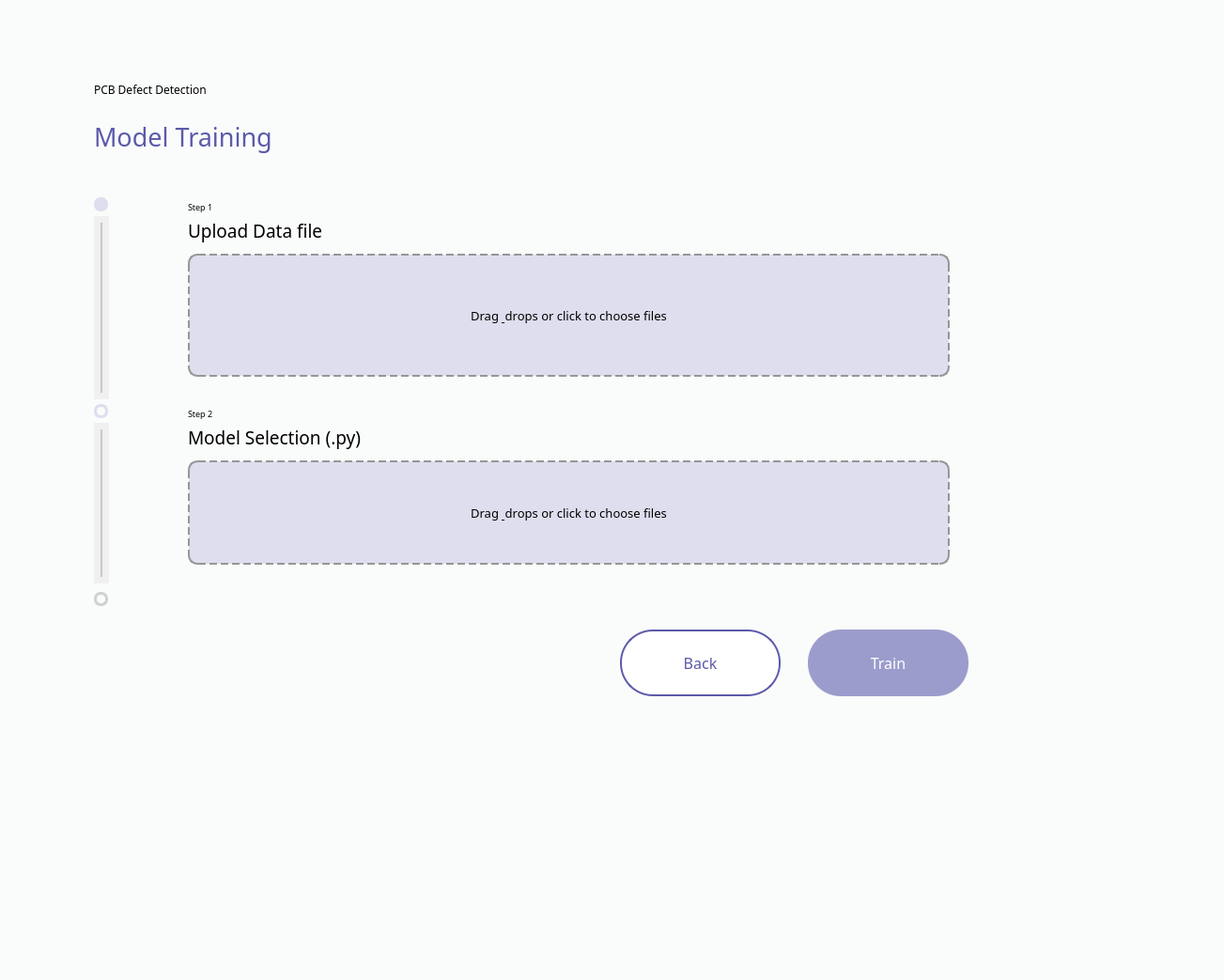
<?xml version="1.0" encoding="UTF-8"?>
<ui version="4.0">
 <class>MainWindow</class>
 <widget class="QMainWindow" name="MainWindow">
  <property name="geometry">
   <rect>
    <x>0</x>
    <y>0</y>
    <width>1303</width>
    <height>1043</height>
   </rect>
  </property>
  <property name="windowTitle">
   <string>MainWindow</string>
  </property>
  <property name="styleSheet">
   <string notr="true">background-color: #FAFCFB;</string>
  </property>
  <widget class="QWidget" name="centralwidget">
   <widget class="QStackedWidget" name="stackedWidget">
    <property name="geometry">
     <rect>
      <x>10</x>
      <y>0</y>
      <width>1200</width>
      <height>1000</height>
     </rect>
    </property>
    <widget class="QWidget" name="page">
     <widget class="QGroupBox" name="groupBox">
      <property name="geometry">
       <rect>
        <x>170</x>
        <y>190</y>
        <width>981</width>
        <height>581</height>
       </rect>
      </property>
      <property name="styleSheet">
       <string notr="true">border:none;
background-color: transparent;</string>
      </property>
      <property name="title">
       <string/>
      </property>
      <widget class="QLabel" name="label_3">
       <property name="geometry">
        <rect>
         <x>20</x>
         <y>20</y>
         <width>41</width>
         <height>21</height>
        </rect>
       </property>
       <property name="font">
        <font>
         <family>Bahnschrift Light</family>
         <pointsize>7</pointsize>
        </font>
       </property>
       <property name="styleSheet">
        <string notr="true">QLabel {
    border: none;
}
</string>
       </property>
       <property name="text">
        <string>Step 1</string>
       </property>
      </widget>
      <widget class="QPushButton" name="file_btn_2">
       <property name="geometry">
        <rect>
         <x>20</x>
         <y>300</y>
         <width>811</width>
         <height>111</height>
        </rect>
       </property>
       <property name="font">
        <font>
         <family>Bahnschrift Light</family>
         <pointsize>10</pointsize>
        </font>
       </property>
       <property name="styleSheet">
        <string notr="true">background-color:#dedeee;
border-radius: 10px;
border: 2px dashed rgb(150,150,150);</string>
       </property>
       <property name="text">
        <string>Drag &amp; drops or click to choose files</string>
       </property>
      </widget>
      <widget class="QPushButton" name="file_btn">
       <property name="geometry">
        <rect>
         <x>20</x>
         <y>80</y>
         <width>811</width>
         <height>131</height>
        </rect>
       </property>
       <property name="font">
        <font>
         <family>Bahnschrift Light</family>
         <pointsize>10</pointsize>
        </font>
       </property>
       <property name="styleSheet">
        <string notr="true">background-color:#dedeee;
border-radius: 10px;
border: 2px dashed rgb(150,150,150);</string>
       </property>
       <property name="text">
        <string>Drag &amp; drops or click to choose files</string>
       </property>
      </widget>
      <widget class="QLabel" name="label_4">
       <property name="geometry">
        <rect>
         <x>20</x>
         <y>40</y>
         <width>401</width>
         <height>31</height>
        </rect>
       </property>
       <property name="font">
        <font>
         <family>Bahnschrift Light</family>
         <pointsize>14</pointsize>
        </font>
       </property>
       <property name="styleSheet">
        <string notr="true">QLabel {
    border: none;
}
</string>
       </property>
       <property name="text">
        <string>Upload Data file</string>
       </property>
      </widget>
      <widget class="QLabel" name="label_7">
       <property name="geometry">
        <rect>
         <x>20</x>
         <y>260</y>
         <width>401</width>
         <height>31</height>
        </rect>
       </property>
       <property name="font">
        <font>
         <family>Bahnschrift Light</family>
         <pointsize>14</pointsize>
        </font>
       </property>
       <property name="styleSheet">
        <string notr="true">QLabel {
    border: none;
}
</string>
       </property>
       <property name="text">
        <string>Model Selection (.py)</string>
       </property>
      </widget>
      <widget class="QLabel" name="label_6">
       <property name="geometry">
        <rect>
         <x>20</x>
         <y>240</y>
         <width>41</width>
         <height>21</height>
        </rect>
       </property>
       <property name="font">
        <font>
         <family>Bahnschrift Light</family>
         <pointsize>7</pointsize>
        </font>
       </property>
       <property name="styleSheet">
        <string notr="true">QLabel {
    border: none;
}
</string>
       </property>
       <property name="text">
        <string>Step 2</string>
       </property>
      </widget>
      <widget class="QPushButton" name="next_btn">
       <property name="geometry">
        <rect>
         <x>680</x>
         <y>480</y>
         <width>171</width>
         <height>71</height>
        </rect>
       </property>
       <property name="font">
        <font>
         <family>Bahnschrift Light</family>
         <pointsize>12</pointsize>
         <weight>50</weight>
         <bold>false</bold>
        </font>
       </property>
       <property name="styleSheet">
        <string notr="true">QPushButton {
    background-color: #9c9ccc;     /* 메인 민트톤 */
    border-radius: 35px;
    color: #FFFFFF;                /* 진한 민트 텍스트 */
}

QPushButton:hover {
    background-color: #dedeee;     /* hover 시 연민트 */
    color: #5b5aaa;                /* 동일 톤 유지 */
}
</string>
       </property>
       <property name="text">
        <string>Train</string>
       </property>
      </widget>
      <widget class="QPushButton" name="back_btn">
       <property name="geometry">
        <rect>
         <x>480</x>
         <y>480</y>
         <width>171</width>
         <height>71</height>
        </rect>
       </property>
       <property name="font">
        <font>
         <family>Bahnschrift Light</family>
         <pointsize>12</pointsize>
         <weight>50</weight>
         <bold>false</bold>
        </font>
       </property>
       <property name="styleSheet">
        <string notr="true">QPushButton {
    color: #5b5aaa;
    background-color: #FFFFFF;
    border: 2px solid #5b5aaa;
    border-radius: 35px;
}

QPushButton:hover {
    background-color: #bdbddd;
    color: #5b5aaa;
    border: 2px solid #5b5aaa;
}
</string>
       </property>
       <property name="text">
        <string>Back</string>
       </property>
      </widget>
     </widget>
     <widget class="QLabel" name="label_5">
      <property name="geometry">
       <rect>
        <x>90</x>
        <y>120</y>
        <width>321</width>
        <height>51</height>
       </rect>
      </property>
      <property name="font">
       <font>
        <family>Bahnschrift SemiBold</family>
        <pointsize>20</pointsize>
        <weight>50</weight>
        <bold>false</bold>
       </font>
      </property>
      <property name="styleSheet">
       <string notr="true">color: #5b5aaa;
</string>
      </property>
      <property name="text">
       <string>Model Training</string>
      </property>
      <property name="alignment">
       <set>Qt::AlignLeading|Qt::AlignLeft|Qt::AlignVCenter</set>
      </property>
     </widget>
     <widget class="QWidget" name="widget" native="true">
      <property name="geometry">
       <rect>
        <x>90</x>
        <y>210</y>
        <width>41</width>
        <height>521</height>
       </rect>
      </property>
      <widget class="QWidget" name="progress_3" native="true">
       <property name="geometry">
        <rect>
         <x>0</x>
         <y>420</y>
         <width>15</width>
         <height>15</height>
        </rect>
       </property>
       <property name="styleSheet">
        <string notr="true">background: transparent;
border-radius: 7px;
border: 3px solid rgb(210,210,210);</string>
       </property>
      </widget>
      <widget class="QWidget" name="progress_1" native="true">
       <property name="geometry">
        <rect>
         <x>0</x>
         <y>0</y>
         <width>15</width>
         <height>15</height>
        </rect>
       </property>
       <property name="styleSheet">
        <string notr="true">background: #dedeee;
border-radius: 7px;
border: 0px solid rgb(255,255,255);</string>
       </property>
      </widget>
      <widget class="QWidget" name="progress_2" native="true">
       <property name="geometry">
        <rect>
         <x>0</x>
         <y>220</y>
         <width>15</width>
         <height>15</height>
        </rect>
       </property>
       <property name="styleSheet">
        <string notr="true">background: transparent;
border-radius: 7px;
border: 3px solid #dedeee;</string>
       </property>
      </widget>
      <widget class="Line" name="line">
       <property name="geometry">
        <rect>
         <x>0</x>
         <y>20</y>
         <width>16</width>
         <height>195</height>
        </rect>
       </property>
       <property name="styleSheet">
        <string notr="true">background-color: rgb(200, 200,200);
border: 7.4px solid rgb(240, 240, 240);</string>
       </property>
       <property name="orientation">
        <enum>Qt::Vertical</enum>
       </property>
      </widget>
      <widget class="Line" name="line_2">
       <property name="geometry">
        <rect>
         <x>0</x>
         <y>240</y>
         <width>16</width>
         <height>171</height>
        </rect>
       </property>
       <property name="styleSheet">
        <string notr="true">background-color: rgb(200, 200,200);
border: 7.4px solid rgb(240, 240, 240);</string>
       </property>
       <property name="orientation">
        <enum>Qt::Vertical</enum>
       </property>
      </widget>
     </widget>
     <widget class="QLabel" name="state_label">
      <property name="geometry">
       <rect>
        <x>90</x>
        <y>80</y>
        <width>291</width>
        <height>31</height>
       </rect>
      </property>
      <property name="font">
       <font>
        <family>Bahnschrift Light</family>
       </font>
      </property>
      <property name="text">
       <string>PCB Defect Detection</string>
      </property>
     </widget>
    </widget>
    <widget class="QWidget" name="page_2"/>
   </widget>
  </widget>
  <widget class="QMenuBar" name="menubar">
   <property name="geometry">
    <rect>
     <x>0</x>
     <y>0</y>
     <width>1303</width>
     <height>22</height>
    </rect>
   </property>
  </widget>
  <widget class="QStatusBar" name="statusbar"/>
 </widget>
 <resources/>
 <connections/>
</ui>
